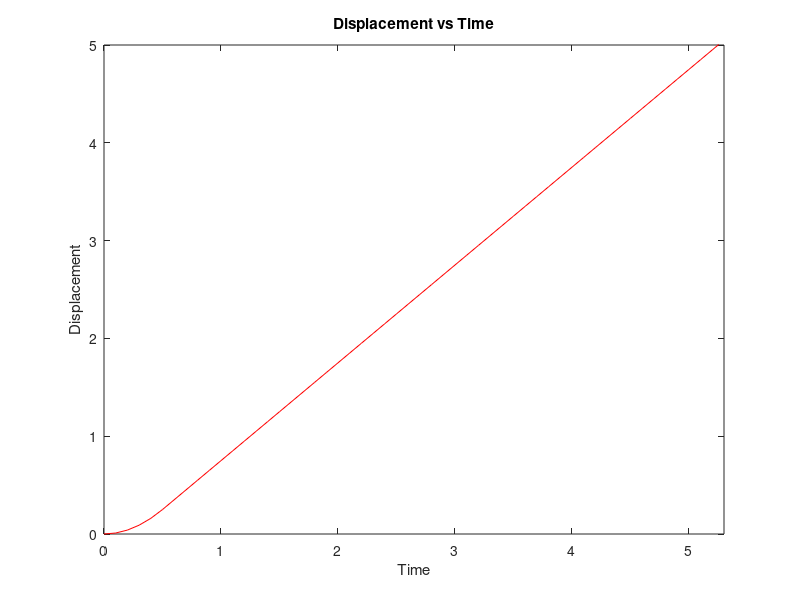

MATLAB code to generate this figure:
%the variables included are (initial) displacement, constant acceleration and time (s = ut + 0.5at^2)

s0 = 0; %metres
u = 0; %metres per second
a = 2; %metres per second^2
v = a*0.5; %this the velocity when time = 0.5 (when linear velocity begins)
smax = 5; %the maximum displacement we are modelling for
tincrement = 0.1; %the time increment from which we are measuring

t = linspace(0,0.5,6); %generates the the first set of t values, for the acceleration part
s = u*t + 0.5*a.*t.*t; %generates the displacement for these first set of values

slin0 = s(end); %the displacment achieved at the end of linear acceleration

for m = 6:(10/tincrement)
    t(end + 1) = m*tincrement; %seconds %generates a time at the increment
    s(end + 1) = v*t(end) - slin0; %metres % finds the displacement at that time (considering the displacement already travelled)

    if max(s) >= smax %breaks the loop when the maximum displacement is achieved
        break
    end
end

%plots the graphs
plot(t,s,"r")
title("Displacement vs Time");
xlabel("Time");
ylabel("Displacement");
tmin = min(t);
tmax = max(t);
smin = min(s);
axis([tmin tmax smin smax])